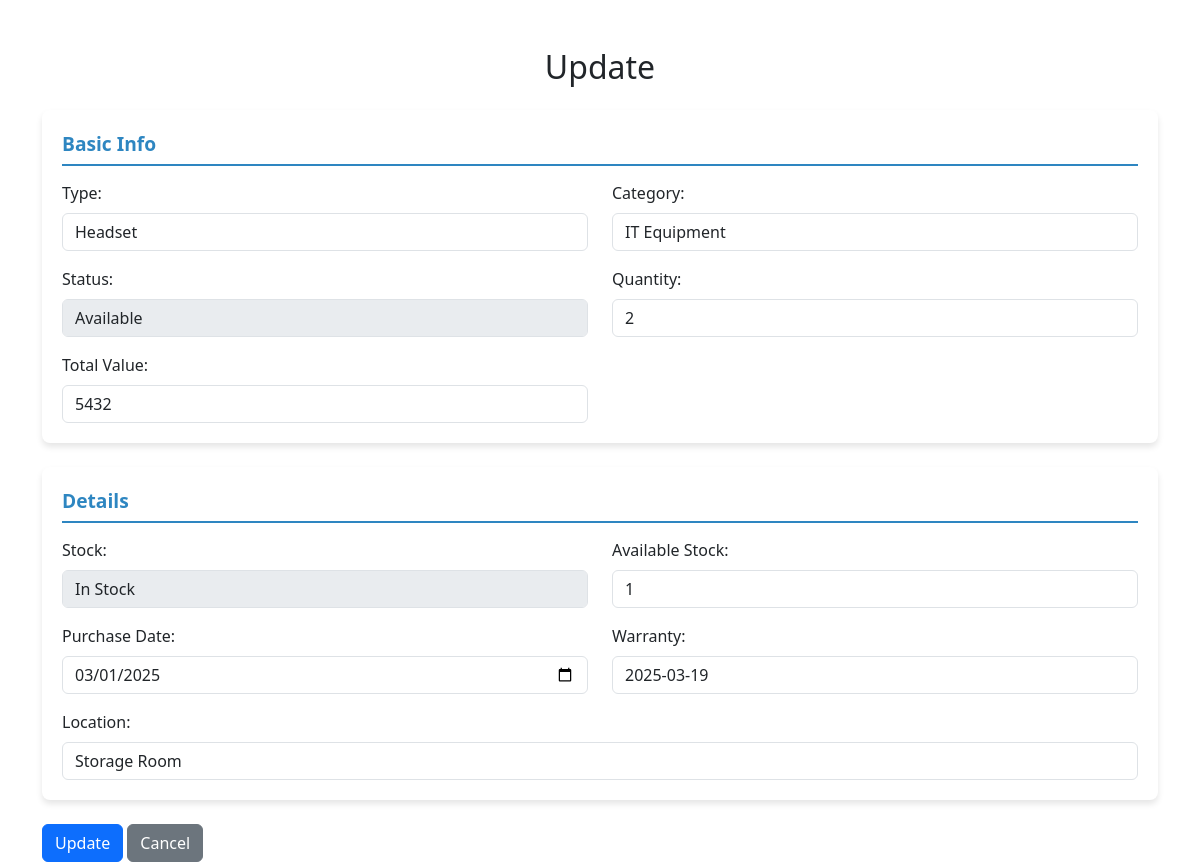
Page /inventory/edit.php?id=170 on the committed database.
### tables this page shows
CREATE TABLE `inventory` (
  `id` int(11) NOT NULL,
  `type` varchar(200) NOT NULL,
  `category` varchar(200) NOT NULL,
  `quantity` varchar(200) NOT NULL,
  `total_value` varchar(200) NOT NULL,
  `stock` varchar(200) NOT NULL,
  `available_stock` varchar(200) NOT NULL,
  `status` varchar(200) NOT NULL,
  `purchasedate` date NOT NULL,
  `warranty` date NOT NULL,
  `location` varchar(200) NOT NULL
);

### inventory/edit.php (the view, shortened to what this page needs)
<?php
include '../db_connection.php';
if (isset($_GET['id'])) {
    $id = $_GET['id'];
    $query = "SELECT * FROM inventory WHERE id = ?";
    $stmt = mysqli_prepare($conn, $query);
    mysqli_stmt_bind_param($stmt, "i", $id);
    mysqli_stmt_execute($stmt);
    $result = mysqli_stmt_get_result($stmt);
    if (mysqli_num_rows($result) === 1) {
        $row = mysqli_fetch_assoc($result);
    } else {
        echo "<script>alert('Asset not found!'); window.location.href='/misv6/sidedisplay/sidedisplay.php?page=inventory';</script>";
        exit();
    }
} else {
    echo "<script>alert('Invalid Request!'); window.location.href='/misv6/sidedisplay/sidedisplay.php?page=inventory';</script>";
    exit();
}
?>
<!DOCTYPE html>
<html lang="en">
<head>
    <link rel="stylesheet" href="https://cdn.jsdelivr.net/npm/bootstrap@5.3.0/dist/css/bootstrap.min.css">
</head>
<body>
<div class="container mt-5">
    <h2 class="text-center mb-4">Update</h2>
    <form method="POST">
        <div class="form-section mb-4">
            <div class="section-header">Basic Info</div>
            <div class="row">
                <div class="col-md-6">
                    <label class="form-label">Type:</label>
                    <input type="text" class="form-control" name="type" value="<?= $row['type'] ?>" required>
                </div>
                <div class="col-md-6">
                    <label class="form-label">Category:</label>
                    <input type="text" class="form-control" name="category" value="<?= $row['category'] ?>" required>
                </div>
                <div class="col-md-6 mt-3">
                    <label class="form-label">Status:</label>
                    <input type="text" class="form-control" value="<?= $row['status'] ?>" disabled>
                </div>
                <div class="col-md-6 mt-3">
                    <label class="form-label">Quantity:</label>
                    <input type="number" class="form-control" name="quantity" value="<?= $row['quantity'] ?>" required>
                </div>
                <div class="col-md-6 mt-3">
                    <label class="form-label">Total Value:</label>
                    <input type="number" class="form-control" name="total_value" value="<?= $row['total_value'] ?>" required>
                </div>
            </div>
        </div>
        <div class="form-section mb-4">
            <div class="section-header">Details</div>
            <div class="row">
                <div class="col-md-6">
                    <label class="form-label">Stock:</label>
                    <input type="text" class="form-control" value="<?= $row['stock'] ?>" disabled>
                </div>
                <div class="col-md-6">
                    <label class="form-label">Available Stock:</label>
                    <input type="number" class="form-control" name="available_stock" value="<?= $row['available_stock'] ?>" required>
                </div>
                <div class="col-md-6 mt-3">
                    <label class="form-label">Purchase Date:</label>
                    <input type="date" class="form-control" name="purchasedate" value="<?= $row['purchasedate'] ?>" required>
                </div>
                <div class="col-md-6 mt-3">
                    <label class="form-label">Warranty:</label>
                    <input type="text" class="form-control" name="warranty" value="<?= $row['warranty'] ?>">
                </div>
                <div class="col-md-12 mt-3">
                    <label class="form-label">Location:</label>
                    <input type="text" class="form-control" name="location" value="<?= $row['location'] ?>" required>
                </div>
            </div>
        </div>
        <button type="submit" class="btn btn-primary">Update</button>
        <a href="/mis-v6.1/inventory/inventory.php" class="btn btn-secondary">Cancel</a>
    </form>
</div>
</body>
</html>

### inventory/edit.php (style rules this page uses)
.form-section { background: #ffffff; padding: 20px; border-radius: 8px; box-shadow: 0 4px 6px rgba(0, 0, 0, 0.1); }
.section-header { font-size: 1.2rem; font-weight: bold; color: #2E86C1; border-bottom: 2px solid #2E86C1; padding-bottom: 5px; margin-bottom: 15px; }

### rows in the picture
inventory: type "Headset", category "IT Equipment", status "Available", quantity "2", total_value "5432", stock "In Stock", available_stock "1", purchasedate "03/01/2025", warranty "2025-03-19", location "Storage Room"
